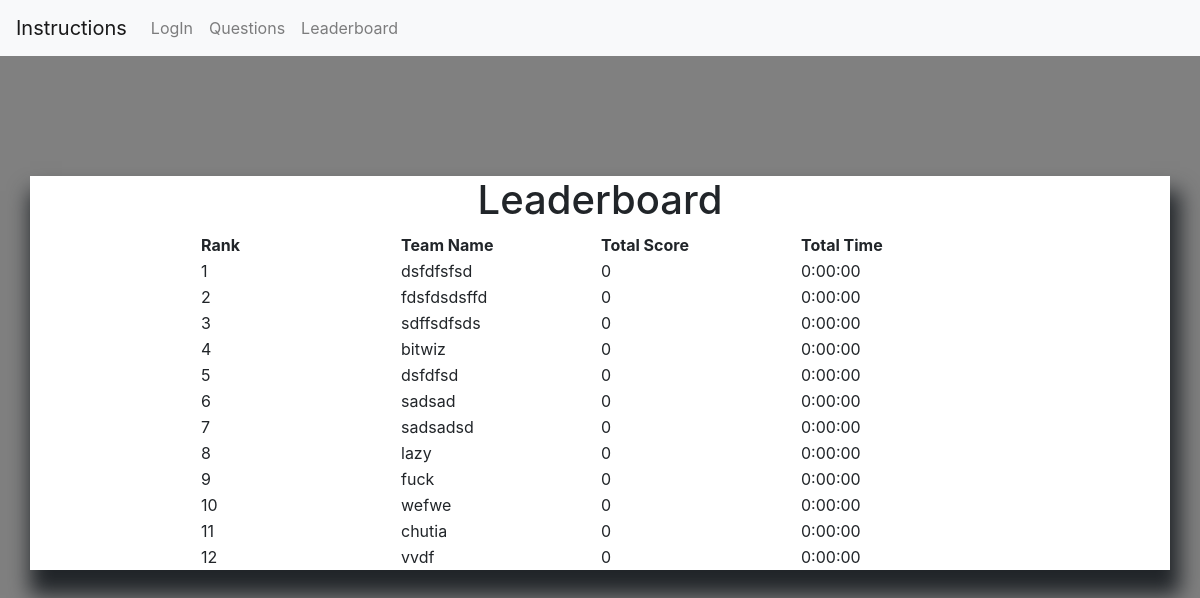
The page /ciphertech/leaderboard/ on the database its author committed.
### mainapp/models.py (models this page shows, shortened)
class teaminfo(models.Model):
     team=models.OneToOneField(User,on_delete=models.CASCADE)
     member1=models.CharField(max_length=256)
     member2=models.CharField(max_length=256,blank=True)
     collegename=models.CharField(max_length=256)
     start_time = models.DateTimeField(default=datetime.now, blank=True)
     totalscore=models.PositiveIntegerField(default=0,blank=True)
     last_submit_time = models.DateTimeField(default=datetime.now, blank=True)
     total_time=models.DurationField(default=timedelta(0,0,0), blank=True)

### mainapp/views.py (the view)
def LeaderboardView(request):
    teamslist=list(teaminfo.objects.all())
    teamslist.sort(key= lambda x:(-x.totalscore,x.total_time))
    content_dic={'teamlist':teamslist,'rank':1}
    return render(request,'mainapp/leaderboard.html',context=content_dic)

### templates/mainapp/leaderboard.html (shortened to what this page needs)
{% extends 'mainapp/base.html' %}
{% load my_extras %}
{% block body_block %}
  <center><h1>Leaderboard</h1><center>
  {% if teamlist %}
  <table>
    <thead>
      <th>Rank</th>
      <th>Team Name</th>
      <th>Total Score</th>
      <th>Total Time</th>
    </thead>
    {% for team_object in teamlist %}
    <tr>
      <td>{{ forloop.counter }}</td>
      <td>{{ team_object.team.username }}</td>
      <td>{{ team_object.totalscore }}</td>
      <td>{{ team_object.total_time }}</td>
    </tr>
    {% endfor %}
  </table>
  {% else %}
    <h2>No team registered yet.</h2>
  {% endif %}
{% endblock %}

### templates/mainapp/base.html (shortened to what this page needs)
<!DOCTYPE html>
{% load staticfiles %}
<html>
  <head>
    <link rel="stylesheet" href="{% static 'css/bootstrap.css' %}">
    <link rel="stylesheet" href="{% static 'css/basecss.css' %}">
  </head>
  <body>
    <nav class="navbar navbar-expand-lg navbar-light bg-light">
  <a class="navbar-brand" href="{% url 'mainapp:instruction'%}">Instructions</a>
  <div class="collapse navbar-collapse" id="navbarSupportedContent">
    <ul class="navbar-nav mr-auto">
      {% if not user.is_authenticated or not user.is_active %}
      <li class="nav-item">
        <a class="nav-link" href="{% url 'mainapp:login' %}">LogIn</a>
      </li>
      {% endif %}
      <li class="nav-item">
        <a class="nav-link" href="{% url 'mainapp:questionslist' %}">Questions</a>
      </li>
      <li class="nav-item">
        <a class="nav-link" href="{% url 'mainapp:leaderboard' %}">Leaderboard</a>
        </li>
        </ul>
      </div>
    </nav>
  <div class="container contentdiv">
    {% block body_block %}
    {% endblock %}
  </body>
</html>

### static/css/basecss.css (style rules this page uses)
body { background:gray; }
.contentdiv { margin-top: 50px; background-color:white; box-shadow: 5px 20px 20px 5px; }
.container { margin-top: 10%; }

### templates/mainapp/leaderboard.html (style rules this page uses)
th,td { width:200px; }

### rows shown on the page
teaminfo: team.username "dsfdfsfsd", totalscore "0", total_time "0:00:00"
teaminfo: team.username "fdsfdsdsffd", totalscore "0", total_time "0:00:00"
teaminfo: team.username "sdffsdfsds", totalscore "0", total_time "0:00:00"
teaminfo: team.username "bitwiz", totalscore "0", total_time "0:00:00"
teaminfo: team.username "dsfdfsd", totalscore "0", total_time "0:00:00"
teaminfo: team.username "sadsad", totalscore "0", total_time "0:00:00"
teaminfo: team.username "sadsadsd", totalscore "0", total_time "0:00:00"
teaminfo: team.username "lazy", totalscore "0", total_time "0:00:00"
teaminfo: team.username "fuck", totalscore "0", total_time "0:00:00"
teaminfo: team.username "wefwe", totalscore "0", total_time "0:00:00"
teaminfo: team.username "chutia", totalscore "0", total_time "0:00:00"
teaminfo: team.username "vvdf", totalscore "0", total_time "0:00:00"
